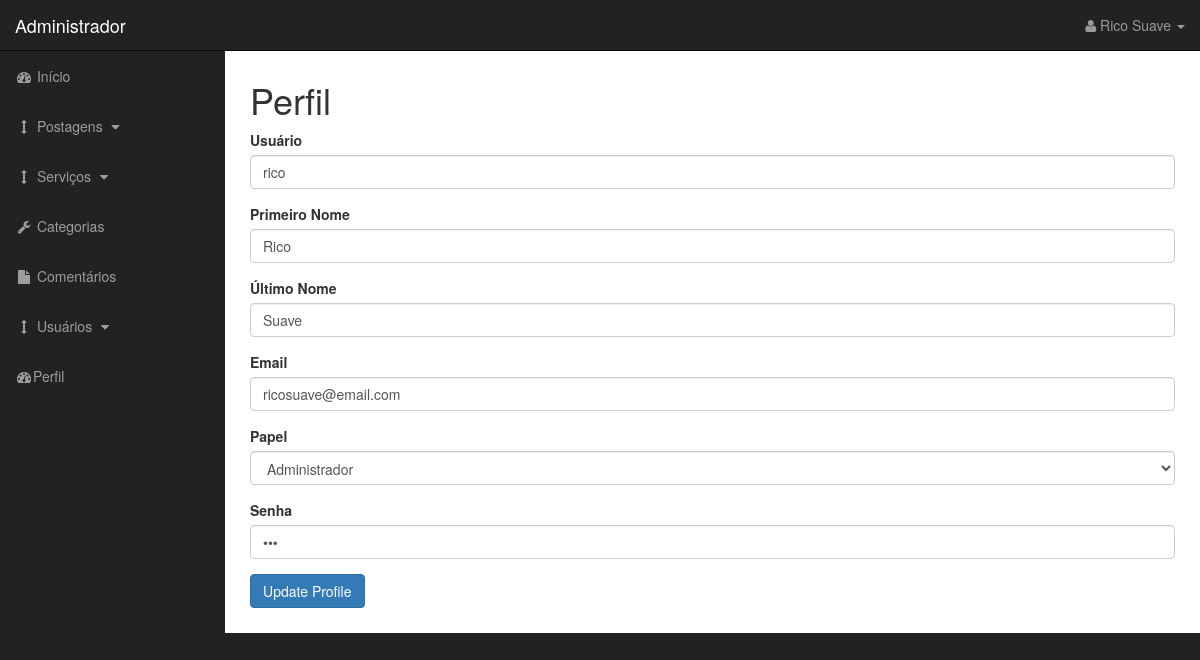
Screenshot of /admin/profile.php (signed in) with the database file from the repository.
### tables this page shows
CREATE TABLE `users` (
  `user_id` int(3) NOT NULL,
  `user_name` varchar(255) NOT NULL,
  `user_password` text NOT NULL,
  `first_name` varchar(255) NOT NULL,
  `last_name` varchar(255) NOT NULL,
  `user_email` varchar(255) NOT NULL,
  `user_image` text NOT NULL,
  `user_role` varchar(255) NOT NULL,
  `rand_salt` varchar(255) NOT NULL
);

### admin/profile.php (the view, shortened to what this page needs)
<?php require('includes/admin_header.php'); ?>
<?php
  if (isset($_SESSION['username'])) {
    $user_id = $_SESSION['user_id'];
    $query = "SELECT * FROM users WHERE user_id = '{$user_id}'";
    $select_user_profile_query = mysqli_query($connection, $query);
    while ($row = mysqli_fetch_assoc($select_user_profile_query)) {
      $user_name = $row['user_name'];
      $first_name = $row['first_name'];
      $last_name = $row['last_name'];
      $user_email = $row['user_email'];
      $user_role = $row['user_role'];
      $user_password = $row['user_password'];
    }
  }
?>
  <div id="page-wrapper">
    <div class="container-fluid">
      <div class="row">
        <div class="col-lg-12">
        	<h1>Perfil</h1>
          <form action="" method="post" enctype="multipart/form-data">
            <div class="form-group">
              <label for="user_name">Usuário</label>
              <input type="text" class="form-control" name="user_name" required id="user_name" value="<?= $user_name ?>">
            </div>
            <div class="form-group">
              <label for="first_name">Primeiro Nome</label>
              <input type="text" class="form-control" name="first_name" required id="first_name" value="<?= $first_name ?>">
            </div>
            <div class="form-group">
              <label for="last_name">Último Nome</label>
              <input type="text" class="form-control" name="last_name" required id="last_name" value="<?= $last_name ?>">
            </div>
            <div class="form-group">
              <label for="user_email">Email</label>
              <input type="email" class="form-control" name="user_email" required id="email" value="<?= $user_email ?>">
            </div>
            <div class="form-group">
              <label for="user_role">Papel</label><br>
              <select name="user_role" id="user_role" class="form-control">
                <option
                  <?php
                    if ($user_role == "admin") {
                      echo "selected";
                    }
                  ?>
                value="admin">Administrador</option>
              </select>
            </div>
            <div class="form-group">
              <label for="user_password">Senha</label>
              <input type="password" class="form-control" name="user_password" required id="user_password" value="<?= $user_password ?>">
            </div>
            <div class="form-group">
              <input type="submit" name="update_profile" value="Update Profile" class="btn btn-primary">
            </div>
          </form>
        </div>
      </div>
    </div>
  </div>
<?php require('includes/admin_footer.php'); ?>

### admin/css/sb-admin.css (style rules this page uses)
body { margin-top: 100px; background-color: #222; }
@media (min-width:768px) { body { margin-top: 50px; } }
#page-wrapper { width: 100%; padding: 0; background-color: #fff; }
@media (min-width:768px) { #page-wrapper { padding: 10px; } }

### rows the page displays
users: user_name "rico", first_name "Rico", last_name "Suave", user_email "ricosuave@email.com", user_role "Administrador"

### other values shown
$_SESSION['first_name'] "Rico"
$_SESSION['last_name'] "Suave"
